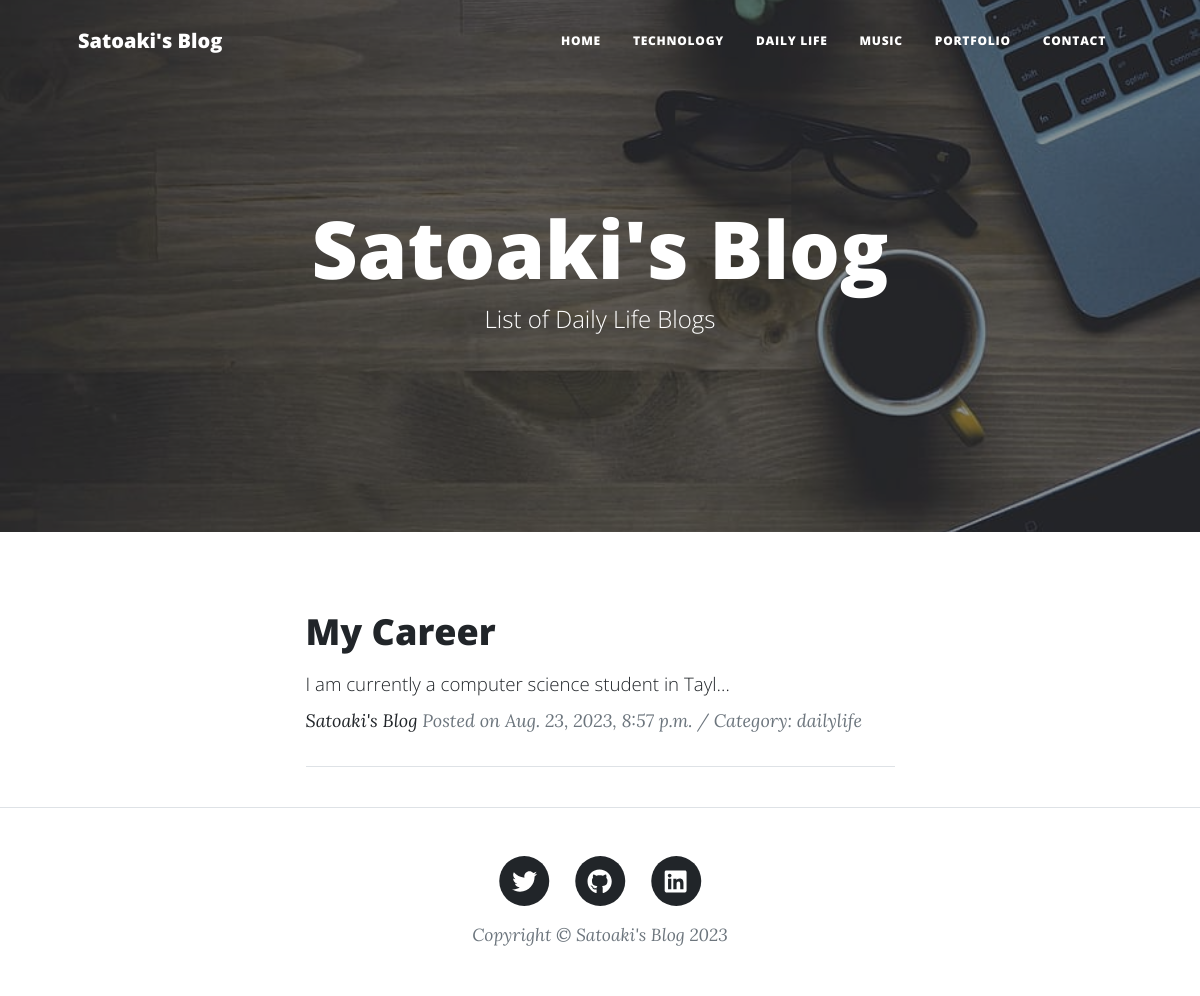
/dailylife-list/, run on the app's committed database.
### blogapp/models.py (models this page shows, shortened)
class BlogPost(models.Model):
    CATEGORY = (('technology', 'ITのこと'),
                ('dailylife', '日常のこと'),
                ('music', '音楽のこと'),
                ('portfolio', '自作製品のこと'))
    title = models.CharField(
        verbose_name='Title',
        max_length=200
    )
    content = models.TextField(
        verbose_name='Content'
    )
    posted_at = models.DateTimeField(
        verbose_name='Posted Date and Time',
        auto_now_add=True
    )
    category = models.CharField(
        verbose_name='Category',
        max_length=50,
        choices=CATEGORY
    )

### blogapp/views.py (the view)
# urls.py: path('dailylife-list/', views.DailyLifeView.as_view(), name='dailylife_list'),
class DailyLifeView(ListView):
    template_name = "dailylife_list.html"
    model = BlogPost
    context_object_name = "dailylife_records"
    queryset = BlogPost.objects.filter(category="dailylife").order_by("-posted_at")
    paginate_by = 2

### blogapp/templates/dailylife_list.html (shortened to what this page needs)
{% extends 'base.html' %}
{% load static %}
        {% block header %}
        <header class="masthead" style="background-image: url({% static 'assets/img/dailylife-bg.jpeg' %})">
            <div class="container position-relative px-4 px-lg-5">
                <div class="row gx-4 gx-lg-5 justify-content-center">
                    <div class="col-md-10 col-lg-8 col-xl-7">
                        <div class="site-heading">
                            <h1>Satoaki's Blog</h1>
                            <span class="subheading">List of Daily Life Blogs</span>
                        </div>
                    </div>
                </div>
            </div>
        </header>
        {% endblock %}
        {% block contents %}
        <div class="container px-4 px-lg-5">
            <div class="row gx-4 gx-lg-5 justify-content-center">
                <div class="col-md-10 col-lg-8 col-xl-7">
                    {% for record in dailylife_records %}
                    <div class="post-preview">
                        <a href="{% url 'blogapp:blog_detail' record.pk %}">
                            <h2 class="post-title">{{ record.title }}</h2>
                            <h3 class="post-subtitle">
                                <span style="font-size: 14pt">
                                    {{ record.content|truncatechars:50 }}
                                </span>
                            </h3>
                        </a>
                        <p class="post-meta">
                            <a href="#!">Satoaki's Blog</a>
                            Posted on {{ record.posted_at }} / Category:
                            {{ record.category }}
                        </p>
                    </div>
                    <hr class="my-4" />
                    {% endfor %}
                </div>
            </div>
        </div>
        {% endblock %}

### data on the page
BlogPost: title "My Career", content "I am currently a computer science student in Tayl…", posted_at "Aug. 23, 2023, 8:57 p.m.", category "dailylife"
